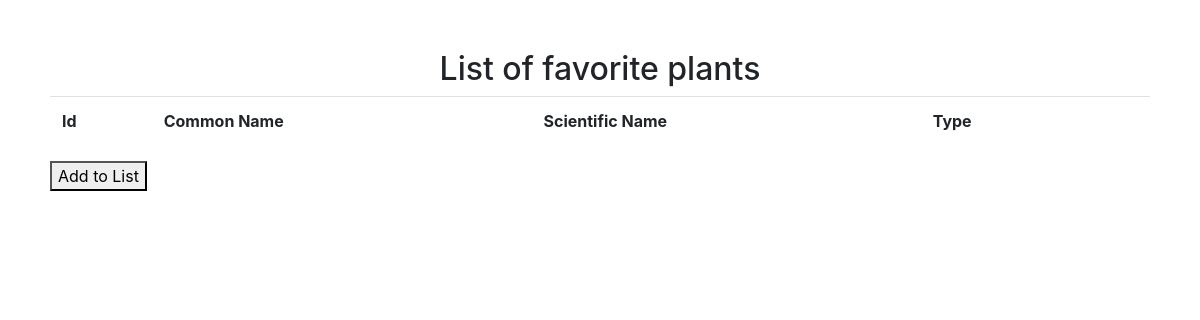
Page /index_with_db.php on the earlier database version.
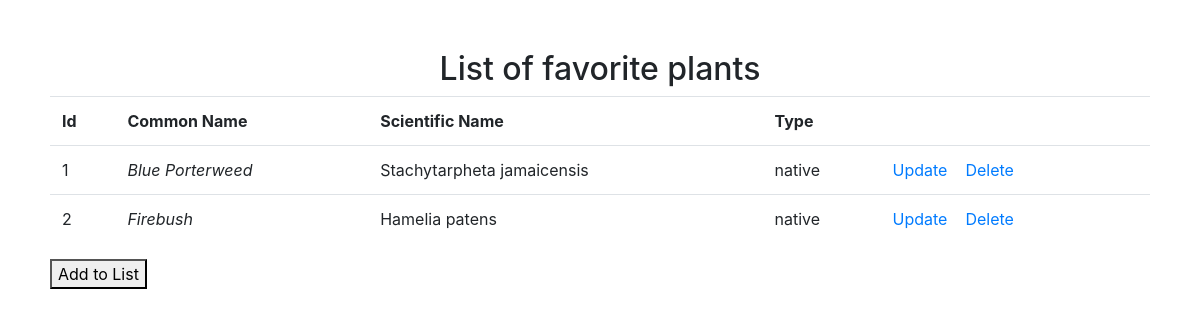
Same page on the later database version.
### tables this page shows
CREATE TABLE IF NOT EXISTS `plants` (
  `id` int(4) NOT NULL AUTO_INCREMENT,
  `common_name` varchar(128) NOT NULL,
  `sci_name` varchar(128) NOT NULL,
  `type` varchar(128) NOT NULL,
  PRIMARY KEY (`id`)
);

### index_with_db.php (the view, shortened to what this page needs)
<!DOCTYPE html>
<html>
    <head>
        <link href="https://stackpath.bootstrapcdn.com/bootstrap/4.1.0/css/bootstrap.min.css" rel="stylesheet">
    </head>
    <body>
        <?php
            $connection = OpenCon();
            $query ="SELECT * FROM plants;";
            $result = $connection->query($query);
            $rows_count = $result->num_rows;
        ?>
        <h2 align="center">List of favorite plants</h2>
        <table align="center" class="table">
            <tr>
                <th>Id</th>
                <th>Common Name</th>
                <th>Scientific Name</th>
                <th>Type</th>
                <th></th>
            </tr>
            <?php
                for ($j = 0; $j < $rows_count; ++$j)
                {
                    $row = $result->fetch_assoc()
            ?>
                    <tr>
                        <td>
                            <?php echo $row['id']; ?>
                        </td>
                        <td class="scientific">
                            <?php echo $row['common_name']; ?>
                        </td>
                        <td>
                            <?php echo $row['sci_name']; ?>
                        </td>
                        <td>
                            <?php echo $row['type']; ?>
                        </td>
                        <td>
                            <a href="update.php?id=<?php echo $row['id'] ?>">Update </a> &nbsp;&nbsp;
                            <a href="javascript:void(0);" onclick="deleteRow('<?php echo $row[id] ?>');"> Delete </a>&nbsp;&nbsp;
                        </td>
                    </tr>
            <?php
                }
            ?>
        </table>
         <a href="add.php"><button>Add to List</button></a>
    </body>
</html>

### index_with_db.php (style rules this page uses)
body { padding: 50px; }
.scientific { font-style: italic; }

Differences in the rows shown:
added plants: id "1", common_name "Blue Porterweed", sci_name "Stachytarpheta jamaicensis", type "native"
added plants: id "2", common_name "Firebush", sci_name "Hamelia patens", type "native"
